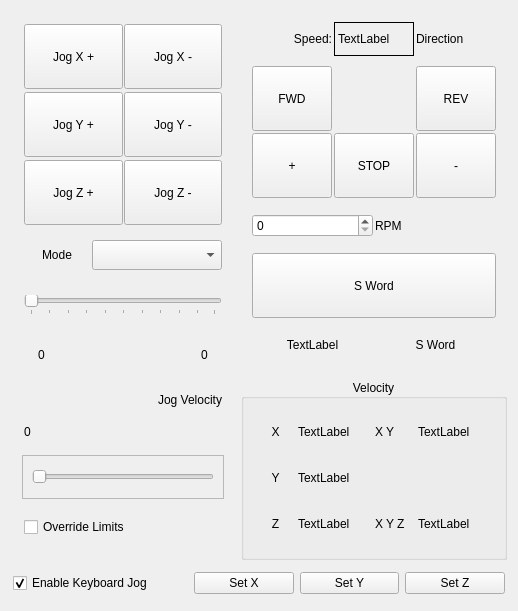
      <widget class="QWidget" name="tab_2">
       <attribute name="title">
        <string>Jog/Spindle</string>
       </attribute>
       <layout class="QGridLayout" name="gridLayout_25">
        <item row="4" column="0" colspan="2">
         <widget class="QFrame" name="frame_26">
          <layout class="QHBoxLayout" name="horizontalLayout_47">
           <property name="leftMargin">
            <number>2</number>
           </property>
           <property name="topMargin">
            <number>2</number>
           </property>
           <property name="rightMargin">
            <number>2</number>
           </property>
           <property name="bottomMargin">
            <number>2</number>
           </property>
           <item>
            <widget class="QCheckBox" name="keyboard_jog_cb">
             <property name="minimumSize">
              <size>
               <width>175</width>
               <height>30</height>
              </size>
             </property>
             <property name="text">
              <string>Enable Keyboard Jog</string>
             </property>
             <property name="checked">
              <bool>true</bool>
             </property>
            </widget>
           </item>
           <item>
            <widget class="QPushButton" name="set_X_2">
             <property name="minimumSize">
              <size>
               <width>80</width>
               <height>0</height>
              </size>
             </property>
             <property name="toolTip">
              <string>Zero X offset to the current position</string>
             </property>
             <property name="text">
              <string>Set X</string>
             </property>
             <property name="function" stdset="0">
              <string>mdi</string>
             </property>
             <property name="command" stdset="0">
              <string>G10 L20 P0 X 0</string>
             </property>
            </widget>
           </item>
           <item>
            <widget class="QPushButton" name="set_Y_2">
             <property name="minimumSize">
              <size>
               <width>80</width>
               <height>0</height>
              </size>
             </property>
             <property name="toolTip">
              <string>Zero Y offset to the current position</string>
             </property>
             <property name="text">
              <string>Set Y</string>
             </property>
             <property name="function" stdset="0">
              <string>mdi</string>
             </property>
             <property name="command" stdset="0">
              <string>G10 L20 P0 Y 0</string>
             </property>
            </widget>
           </item>
           <item>
            <widget class="QPushButton" name="set_Z_2">
             <property name="minimumSize">
              <size>
               <width>80</width>
               <height>0</height>
              </size>
             </property>
             <property name="toolTip">
              <string>Zero Z offset to the current position</string>
             </property>
             <property name="text">
              <string>Set Z</string>
             </property>
             <property name="function" stdset="0">
              <string>mdi</string>
             </property>
             <property name="command" stdset="0">
              <string>G10 L20 P0 Z 0</string>
             </property>
            </widget>
           </item>
          </layout>
         </widget>
        </item>
        <item row="2" column="1">
         <widget class="QGroupBox" name="groupBox">
          <property name="title">
           <string>Velocity</string>
          </property>
          <property name="alignment">
           <set>Qt::AlignCenter</set>
          </property>
          <layout class="QVBoxLayout" name="verticalLayout_30">
           <item>
            <widget class="QFrame" name="frame_27">
             <layout class="QGridLayout" name="gridLayout_24">
              <property name="leftMargin">
               <number>2</number>
              </property>
              <property name="topMargin">
               <number>2</number>
              </property>
              <property name="rightMargin">
               <number>2</number>
              </property>
              <property name="bottomMargin">
               <number>2</number>
              </property>
              <property name="spacing">
               <number>2</number>
              </property>
              <item row="1" column="1">
               <widget class="QLabel" name="joint_1_vel_min_lb">
                <property name="minimumSize">
                 <size>
                  <width>75</width>
                  <height>30</height>
                 </size>
                </property>
                <property name="text">
                 <string>TextLabel</string>
                </property>
               </widget>
              </item>
              <item row="1" column="0">
               <widget class="QLabel" name="label_116">
                <property name="minimumSize">
                 <size>
                  <width>20</width>
                  <height>30</height>
                 </size>
                </property>
                <property name="text">
                 <string>Y</string>
                </property>
                <property name="alignment">
                 <set>Qt::AlignCenter</set>
                </property>
               </widget>
              </item>
              <item row="0" column="2">
               <widget class="QLabel" name="label_117">
                <property name="minimumSize">
                 <size>
                  <width>25</width>
                  <height>30</height>
                 </size>
                </property>
                <property name="text">
                 <string>X Y</string>
                </property>
               </widget>
              </item>
              <item row="0" column="0">
               <widget class="QLabel" name="label_114">
                <property name="minimumSize">
                 <size>
                  <width>20</width>
                  <height>30</height>
                 </size>
                </property>
                <property name="text">
                 <string>X</string>
                </property>
                <property name="alignment">
                 <set>Qt::AlignCenter</set>
                </property>
               </widget>
              </item>
              <item row="0" column="1">
               <widget class="QLabel" name="joint_0_vel_min_lb">
                <property name="minimumSize">
                 <size>
                  <width>75</width>
                  <height>30</height>
                 </size>
                </property>
                <property name="text">
                 <string>TextLabel</string>
                </property>
               </widget>
              </item>
              <item row="2" column="0">
               <widget class="QLabel" name="label_115">
                <property name="minimumSize">
                 <size>
                  <width>20</width>
                  <height>30</height>
                 </size>
                </property>
                <property name="text">
                 <string>Z</string>
                </property>
                <property name="alignment">
                 <set>Qt::AlignCenter</set>
                </property>
               </widget>
              </item>
              <item row="2" column="1">
               <widget class="QLabel" name="joint_2_vel_min_lb">
                <property name="minimumSize">
                 <size>
                  <width>75</width>
                  <height>30</height>
                 </size>
                </property>
                <property name="text">
                 <string>TextLabel</string>
                </property>
               </widget>
              </item>
              <item row="0" column="3">
               <widget class="QLabel" name="two_vel_lb">
                <property name="minimumSize">
                 <size>
                  <width>75</width>
                  <height>30</height>
                 </size>
                </property>
                <property name="text">
                 <string>TextLabel</string>
                </property>
                <property name="joint_0" stdset="0">
                 <number>0</number>
                </property>
                <property name="joint_1" stdset="0">
                 <number>1</number>
                </property>
               </widget>
              </item>
              <item row="2" column="2">
               <widget class="QLabel" name="label_118">
                <property name="minimumSize">
                 <size>
                  <width>40</width>
                  <height>30</height>
                 </size>
                </property>
                <property name="text">
                 <string>X Y Z</string>
                </property>
               </widget>
              </item>
              <item row="2" column="3">
               <widget class="QLabel" name="three_vel_lb">
                <property name="minimumSize">
                 <size>
                  <width>75</width>
                  <height>30</height>
                 </size>
                </property>
                <property name="text">
                 <string>TextLabel</string>
                </property>
                <property name="joint_0" stdset="0">
                 <number>0</number>
                </property>
                <property name="joint_1" stdset="0">
                 <number>1</number>
                </property>
                <property name="joint_2" stdset="0">
                 <number>2</number>
                </property>
               </widget>
              </item>
             </layout>
            </widget>
           </item>
          </layout>
         </widget>
        </item>
        <item row="0" column="0" rowspan="3">
         <widget class="QFrame" name="frame_18">
          <layout class="QHBoxLayout" name="horizontalLayout_38">
           <property name="spacing">
            <number>2</number>
           </property>
           <property name="leftMargin">
            <number>2</number>
           </property>
           <property name="topMargin">
            <number>2</number>
           </property>
           <property name="rightMargin">
            <number>2</number>
           </property>
           <property name="bottomMargin">
            <number>2</number>
           </property>
           <item>
            <widget class="QFrame" name="frame_7">
             <property name="minimumSize">
              <size>
               <width>220</width>
               <height>545</height>
              </size>
             </property>
             <layout class="QVBoxLayout" name="verticalLayout_28">
              <item>
               <widget class="QFrame" name="frame_19">
                <layout class="QGridLayout" name="gridLayout_22">
                 <property name="leftMargin">
                  <number>2</number>
                 </property>
                 <property name="topMargin">
                  <number>2</number>
                 </property>
                 <property name="rightMargin">
                  <number>2</number>
                 </property>
                 <property name="bottomMargin">
                  <number>2</number>
                 </property>
                 <property name="horizontalSpacing">
                  <number>1</number>
                 </property>
                 <property name="verticalSpacing">
                  <number>3</number>
                 </property>
                 <item row="0" column="1">
                  <widget class="QPushButton" name="jog_minus_pb_0">
                   <property name="minimumSize">
                    <size>
                     <width>80</width>
                     <height>65</height>
                    </size>
                   </property>
                   <property name="toolTip">
                    <string>Set fixture offset in Probe tab 'Set X'</string>
                   </property>
                   <property name="text">
                    <string>Jog X -</string>
                   </property>
                  </widget>
                 </item>
                 <item row="0" column="0">
                  <widget class="QPushButton" name="jog_plus_pb_0">
                   <property name="minimumSize">
                    <size>
                     <width>80</width>
                     <height>65</height>
                    </size>
                   </property>
                   <property name="toolTip">
                    <string>Set fixture offset in Probe tab 'Set X'</string>
                   </property>
                   <property name="text">
                    <string>Jog X +</string>
                   </property>
                  </widget>
                 </item>
                 <item row="1" column="0">
                  <widget class="QPushButton" name="jog_plus_pb_1">
                   <property name="minimumSize">
                    <size>
                     <width>80</width>
                     <height>65</height>
                    </size>
                   </property>
                   <property name="toolTip">
                    <string>Set fixture offset in Probe tab 'Set Y'</string>
                   </property>
                   <property name="text">
                    <string>Jog Y +</string>
                   </property>
                  </widget>
                 </item>
                 <item row="2" column="0">
                  <widget class="QPushButton" name="jog_plus_pb_2">
                   <property name="minimumSize">
                    <size>
                     <width>80</width>
                     <height>65</height>
                    </size>
                   </property>
                   <property name="toolTip">
                    <string>Set fixture offset in Probe tab 'Set Z'</string>
                   </property>
                   <property name="text">
                    <string>Jog Z +</string>
                   </property>
                  </widget>
                 </item>
                 <item row="1" column="1">
                  <widget class="QPushButton" name="jog_minus_pb_1">
                   <property name="minimumSize">
                    <size>
                     <width>80</width>
                     <height>65</height>
                    </size>
                   </property>
                   <property name="toolTip">
                    <string>Set fixture offset in Probe tab 'Set Y'</string>
                   </property>
                   <property name="text">
                    <string>Jog Y -</string>
                   </property>
                  </widget>
                 </item>
                 <item row="2" column="1">
                  <widget class="QPushButton" name="jog_minus_pb_2">
                   <property name="minimumSize">
                    <size>
                     <width>80</width>
                     <height>65</height>
                    </size>
                   </property>
                   <property name="toolTip">
                    <string>Set fixture offset in Probe tab 'Set Z'</string>
                   </property>
                   <property name="text">
                    <string>Jog Z -</string>
                   </property>
                  </widget>
                 </item>
                </layout>
               </widget>
              </item>
              <item>
               <widget class="QFrame" name="frame_17">
                <layout class="QHBoxLayout" name="horizontalLayout_34">
                 <property name="spacing">
                  <number>2</number>
                 </property>
                 <property name="leftMargin">
                  <number>2</number>
                 </property>
                 <property name="topMargin">
                  <number>2</number>
                 </property>
                 <property name="rightMargin">
                  <number>2</number>
                 </property>
                 <property name="bottomMargin">
                  <number>2</number>
                 </property>
                 <item>
                  <widget class="QLabel" name="label_7">
                   <property name="minimumSize">
                    <size>
                     <width>50</width>
                     <height>30</height>
                    </size>
                   </property>
                   <property name="text">
                    <string>Mode</string>
                   </property>
                   <property name="alignment">
                    <set>Qt::AlignCenter</set>
                   </property>
                  </widget>
                 </item>
                 <item>
                  <widget class="QComboBox" name="jog_modes_cb">
                   <property name="minimumSize">
                    <size>
                     <width>130</width>
                     <height>30</height>
                    </size>
                   </property>
                  </widget>
                 </item>
                </layout>
               </widget>
              </item>
              <item>
               <widget class="QFrame" name="frame_16">
                <layout class="QHBoxLayout" name="horizontalLayout_35">
                 <property name="spacing">
                  <number>2</number>
                 </property>
                 <property name="leftMargin">
                  <number>2</number>
                 </property>
                 <property name="topMargin">
                  <number>2</number>
                 </property>
                 <property name="rightMargin">
                  <number>2</number>
                 </property>
                 <property name="bottomMargin">
                  <number>2</number>
                 </property>
                 <item>
                  <widget class="QSlider" name="jog_vel_sl">
                   <property name="orientation">
                    <enum>Qt::Horizontal</enum>
                   </property>
                   <property name="tickPosition">
                    <enum>QSlider::TicksBelow</enum>
                   </property>
                  </widget>
                 </item>
                </layout>
               </widget>
              </item>
              <item>
               <widget class="QFrame" name="frame_15">
                <layout class="QHBoxLayout" name="horizontalLayout_36">
                 <property name="spacing">
                  <number>2</number>
                 </property>
                 <property name="leftMargin">
                  <number>2</number>
                 </property>
                 <property name="topMargin">
                  <number>2</number>
                 </property>
                 <property name="rightMargin">
                  <number>2</number>
                 </property>
                 <property name="bottomMargin">
                  <number>2</number>
                 </property>
                 <item>
                  <widget class="QLabel" name="min_jog_vel_lb">
                   <property name="minimumSize">
                    <size>
                     <width>35</width>
                     <height>30</height>
                    </size>
                   </property>
                   <property name="text">
                    <string>0</string>
                   </property>
                   <property name="alignment">
                    <set>Qt::AlignCenter</set>
                   </property>
                  </widget>
                 </item>
                 <item>
                  <spacer name="horizontalSpacer_2">
                   <property name="orientation">
                    <enum>Qt::Horizontal</enum>
                   </property>
                   <property name="sizeHint" stdset="0">
                    <size>
                     <width>40</width>
                     <height>20</height>
                    </size>
                   </property>
                  </spacer>
                 </item>
                 <item>
                  <widget class="QLabel" name="max_jog_vel_lb">
                   <property name="minimumSize">
                    <size>
                     <width>35</width>
                     <height>30</height>
                    </size>
                   </property>
                   <property name="text">
                    <string>0</string>
                   </property>
                   <property name="alignment">
                    <set>Qt::AlignCenter</set>
                   </property>
                  </widget>
                 </item>
                </layout>
               </widget>
              </item>
              <item>
               <widget class="QFrame" name="frame_14">
                <layout class="QVBoxLayout" name="verticalLayout_27">
                 <property name="spacing">
                  <number>2</number>
                 </property>
                 <property name="leftMargin">
                  <number>2</number>
                 </property>
                 <property name="topMargin">
                  <number>2</number>
                 </property>
                 <property name="rightMargin">
                  <number>2</number>
                 </property>
                 <property name="bottomMargin">
                  <number>2</number>
                 </property>
                 <item>
                  <widget class="QLabel" name="label_14">
                   <property name="minimumSize">
                    <size>
                     <width>120</width>
                     <height>30</height>
                    </size>
                   </property>
                   <property name="text">
                    <string>Jog Velocity</string>
                   </property>
                   <property name="alignment">
                    <set>Qt::AlignRight|Qt::AlignTrailing|Qt::AlignVCenter</set>
                   </property>
                  </widget>
                 </item>
                 <item>
                  <widget class="QLabel" name="jog_vel_lb">
                   <property name="minimumSize">
                    <size>
                     <width>120</width>
                     <height>30</height>
                    </size>
                   </property>
                   <property name="text">
                    <string>0</string>
                   </property>
                  </widget>
                 </item>
                </layout>
               </widget>
              </item>
              <item>
               <widget class="QFrame" name="frame_13">
                <property name="frameShape">
                 <enum>QFrame::StyledPanel</enum>
                </property>
                <property name="frameShadow">
                 <enum>QFrame::Raised</enum>
                </property>
                <layout class="QVBoxLayout" name="verticalLayout">
                 <item>
                  <widget class="QSlider" name="spindle_speed_sl">
                   <property name="orientation">
                    <enum>Qt::Horizontal</enum>
                   </property>
                  </widget>
                 </item>
                </layout>
               </widget>
              </item>
              <item>
               <widget class="QFrame" name="frame_25">
                <layout class="QHBoxLayout" name="horizontalLayout_37">
                 <property name="spacing">
                  <number>2</number>
                 </property>
                 <property name="leftMargin">
                  <number>2</number>
                 </property>
                 <property name="topMargin">
                  <number>2</number>
                 </property>
                 <property name="rightMargin">
                  <number>2</number>
                 </property>
                 <property name="bottomMargin">
                  <number>2</number>
                 </property>
                 <item>
                  <widget class="QCheckBox" name="override_limits_cb">
                   <property name="minimumSize">
                    <size>
                     <width>170</width>
                     <height>30</height>
                    </size>
                   </property>
                   <property name="text">
                    <string>Override Limits</string>
                   </property>
                  </widget>
                 </item>
                </layout>
               </widget>
              </item>
             </layout>
            </widget>
           </item>
          </layout>
         </widget>
        </item>
        <item row="0" column="1" rowspan="2">
         <widget class="QFrame" name="frame_6">
          <property name="minimumSize">
           <size>
            <width>245</width>
            <height>285</height>
           </size>
          </property>
          <layout class="QVBoxLayout" name="verticalLayout_29">
           <item>
            <widget class="QFrame" name="frame_22">
             <layout class="QHBoxLayout" name="horizontalLayout_41">
              <property name="spacing">
               <number>2</number>
              </property>
              <property name="leftMargin">
               <number>2</number>
              </property>
              <property name="topMargin">
               <number>2</number>
              </property>
              <property name="rightMargin">
               <number>2</number>
              </property>
              <property name="bottomMargin">
               <number>2</number>
              </property>
              <item>
               <widget class="QLabel" name="label_22">
                <property name="minimumSize">
                 <size>
                  <width>50</width>
                  <height>30</height>
                 </size>
                </property>
                <property name="text">
                 <string>Speed:</string>
                </property>
                <property name="alignment">
                 <set>Qt::AlignRight|Qt::AlignTrailing|Qt::AlignVCenter</set>
                </property>
               </widget>
              </item>
              <item>
               <widget class="QLabel" name="spindle_speed_0_lb">
                <property name="minimumSize">
                 <size>
                  <width>65</width>
                  <height>30</height>
                 </size>
                </property>
                <property name="frameShape">
                 <enum>QFrame::Box</enum>
                </property>
                <property name="text">
                 <string>TextLabel</string>
                </property>
               </widget>
              </item>
              <item>
               <widget class="QLabel" name="spindle_direction_0_lb">
                <property name="minimumSize">
                 <size>
                  <width>60</width>
                  <height>30</height>
                 </size>
                </property>
                <property name="text">
                 <string>Direction</string>
                </property>
               </widget>
              </item>
             </layout>
            </widget>
           </item>
           <item>
            <widget class="QFrame" name="frame_23">
             <layout class="QGridLayout" name="gridLayout_23">
              <property name="leftMargin">
               <number>2</number>
              </property>
              <property name="topMargin">
               <number>2</number>
              </property>
              <property name="rightMargin">
               <number>2</number>
              </property>
              <property name="bottomMargin">
               <number>2</number>
              </property>
              <property name="spacing">
               <number>2</number>
              </property>
              <item row="0" column="0">
               <widget class="QPushButton" name="spindle_fwd_pb">
                <property name="minimumSize">
                 <size>
                  <width>65</width>
                  <height>65</height>
                 </size>
                </property>
                <property name="text">
                 <string>FWD</string>
                </property>
               </widget>
              </item>
              <item row="1" column="1">
               <widget class="QPushButton" name="spindle_stop_pb">
                <property name="minimumSize">
                 <size>
                  <width>65</width>
                  <height>65</height>
                 </size>
                </property>
                <property name="text">
                 <string>STOP</string>
                </property>
               </widget>
              </item>
              <item row="1" column="0">
               <widget class="QPushButton" name="spindle_plus_pb">
                <property name="minimumSize">
                 <size>
                  <width>65</width>
                  <height>65</height>
                 </size>
                </property>
                <property name="text">
                 <string>+</string>
                </property>
               </widget>
              </item>
              <item row="1" column="2">
               <widget class="QPushButton" name="spindle_minus_pb">
                <property name="minimumSize">
                 <size>
                  <width>65</width>
                  <height>65</height>
                 </size>
                </property>
                <property name="text">
                 <string>-</string>
                </property>
               </widget>
              </item>
              <item row="0" column="2">
               <widget class="QPushButton" name="spindle_rev_pb">
                <property name="enabled">
                 <bool>true</bool>
                </property>
                <property name="minimumSize">
                 <size>
                  <width>65</width>
                  <height>65</height>
                 </size>
                </property>
                <property name="text">
                 <string>REV</string>
                </property>
               </widget>
              </item>
             </layout>
            </widget>
           </item>
           <item>
            <widget class="QFrame" name="frame_24">
             <layout class="QHBoxLayout" name="horizontalLayout_42">
              <property name="spacing">
               <number>2</number>
              </property>
              <property name="leftMargin">
               <number>2</number>
              </property>
              <property name="topMargin">
               <number>2</number>
              </property>
              <property name="rightMargin">
               <number>2</number>
              </property>
              <property name="bottomMargin">
               <number>2</number>
              </property>
              <item>
               <widget class="QSpinBox" name="spindle_speed_sb">
                <property name="minimumSize">
                 <size>
                  <width>0</width>
                  <height>0</height>
                 </size>
                </property>
                <property name="maximum">
                 <number>30000</number>
                </property>
               </widget>
              </item>
              <item>
               <widget class="QLabel" name="label_23">
                <property name="minimumSize">
                 <size>
                  <width>0</width>
                  <height>0</height>
                 </size>
                </property>
                <property name="text">
                 <string>RPM</string>
                </property>
               </widget>
              </item>
             </layout>
            </widget>
           </item>
           <item>
            <widget class="QFrame" name="frame_21">
             <layout class="QHBoxLayout" name="horizontalLayout_43">
              <property name="spacing">
               <number>2</number>
              </property>
              <property name="leftMargin">
               <number>2</number>
              </property>
              <property name="topMargin">
               <number>2</number>
              </property>
              <property name="rightMargin">
               <number>2</number>
              </property>
              <property name="bottomMargin">
               <number>2</number>
              </property>
              <item>
               <widget class="QPushButton" name="mdi_s_pb">
                <property name="minimumSize">
                 <size>
                  <width>0</width>
                  <height>65</height>
                 </size>
                </property>
                <property name="text">
                 <string>S Word</string>
                </property>
               </widget>
              </item>
             </layout>
            </widget>
           </item>
           <item>
            <widget class="QFrame" name="frame_20">
             <layout class="QHBoxLayout" name="horizontalLayout_44">
              <property name="spacing">
               <number>2</number>
              </property>
              <property name="leftMargin">
               <number>2</number>
              </property>
              <property name="topMargin">
               <number>2</number>
              </property>
              <property name="rightMargin">
               <number>2</number>
              </property>
              <property name="bottomMargin">
               <number>2</number>
              </property>
              <item>
               <widget class="QLabel" name="settings_speed_lb">
                <property name="minimumSize">
                 <size>
                  <width>80</width>
                  <height>30</height>
                 </size>
                </property>
                <property name="text">
                 <string>TextLabel</string>
                </property>
                <property name="alignment">
                 <set>Qt::AlignCenter</set>
                </property>
               </widget>
              </item>
              <item>
               <widget class="QLabel" name="label_38">
                <property name="minimumSize">
                 <size>
                  <width>90</width>
                  <height>30</height>
                 </size>
                </property>
                <property name="text">
                 <string>S Word</string>
                </property>
                <property name="alignment">
                 <set>Qt::AlignCenter</set>
                </property>
               </widget>
              </item>
             </layout>
            </widget>
           </item>
          </layout>
         </widget>
        </item>
       </layout>
      </widget>
